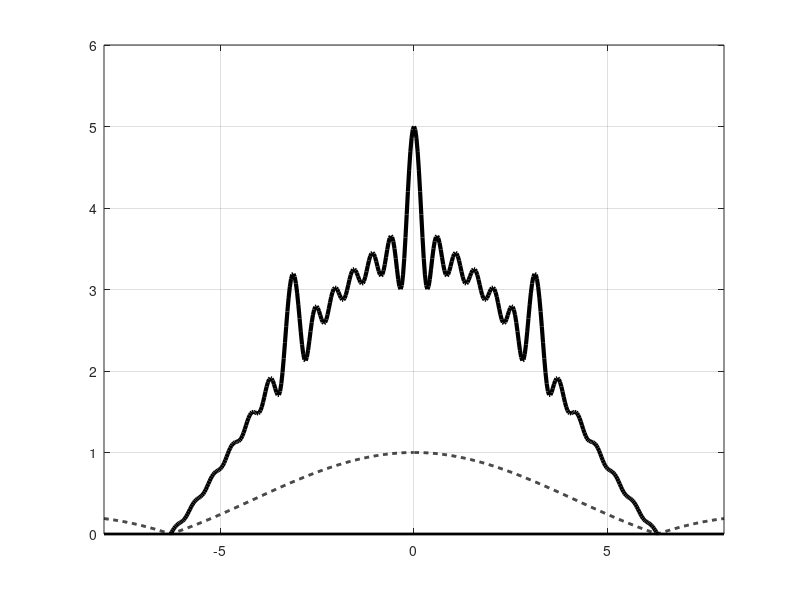

MATLAB code to generate this figure:
% Вычисление спектра апериодической М-последовательности
figure('Color', 'w')
clear all

a = [1 1 1 1 1 -1 -1 1 1 -1 1 -1 1];
N = length(a);
% Введём обозначение: x = omega*tau_0
x = [-2*pi:pi/100:2*pi];

A = zeros(1,length(x));
B = A;
% A и B – векторы, состоящие из нулей;
% их длина такая же, как и длина вектора x

for i=1:N
    A = A + a(i)*cos((i-1)*x);
    B = B + a(i)*sin((i-1)*x);
end
H = sqrt(A.^2 + B.^2);

S1 = abs(sin(x/2)./(x/2));
S = S1.*H;

plot(x, S, 'k-', 'LineWidth', 3)
grid on
hold on
x1 = [-8:0.01:8];
S1 = abs(sin(x1/2)./(x1/2));
plot(x1, S1, 'k--', 'LineWidth', 2)

set(gca, 'GridLines', '-')
axis([-8 8 0 6])
%---------------------------------------------------

% Горизонтальная ось
line([-8 8], [0 0], 'LineWidth', 2, 'Color', 'k')
